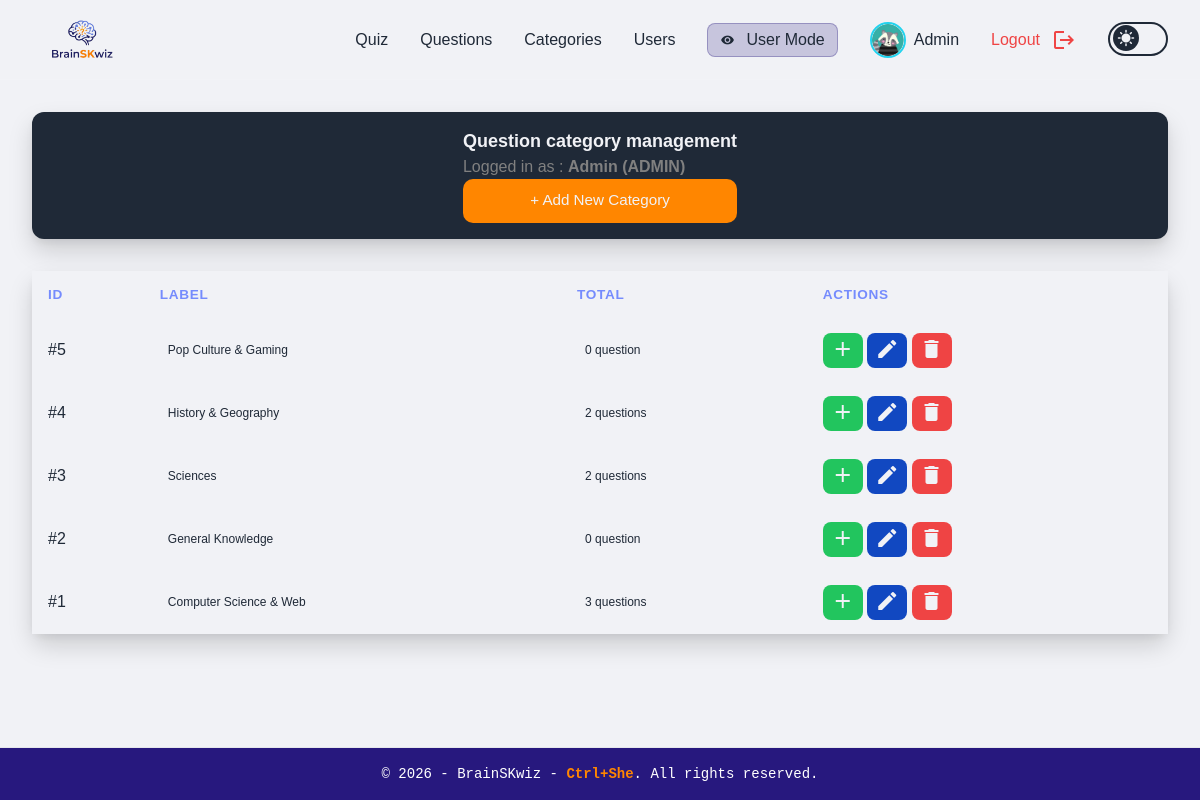
Screenshot of /admin_categories.php (signed in) with the database file from the repository.
### tables this page shows
CREATE TABLE IF NOT EXISTS categories (
    id INT AUTO_INCREMENT PRIMARY KEY,
    label VARCHAR(255) NOT NULL,
    created_at TIMESTAMP DEFAULT CURRENT_TIMESTAMP
);

### src/admin_categories.php (the view, shortened to what this page needs)
<?php
require_once __DIR__ . '/config/db.php';
$query = '
    SELECT c.*, COUNT(q.id) AS total_questions
    FROM categories c
    LEFT JOIN questions q ON q.category_id = c.id
    GROUP BY c.id
    ORDER BY c.id DESC
';
$categories = $pdo->query($query)->fetchAll();
require_once __DIR__ . '/components/header.php';
?>
        <div class="titleBox">
            <div>
                <h1 class="titleText">Question category management</h1>
                <p class="subTitle">
                    Logged in as : <strong><?php echo htmlspecialchars($_SESSION['username'] ?? 'Admin', ENT_QUOTES, 'UTF-8'); ?> (<span class="uppercase"><?php echo htmlspecialchars($_SESSION['role'], ENT_QUOTES, 'UTF-8'); ?></span>)</strong>
                </p>
                <button id="open-modal-btn" class="btn">
                    + Add New Category
                </button>
            </div>
        </div>
        <div class="table">
            <table>
                <thead class="tableTitle">
                    <tr>
                        <th>ID</th>
                        <th>Label</th>
                        <th>Total</th>
                        <th>Actions</th>
                    </tr>
                </thead>
                <tbody id="categories-table-body">
                    <?php foreach($categories as $cat): ?>
                        <tr id="category-row-<?php echo $cat['id']; ?>">
                            <td>#<?php echo $cat['id']; ?></td>
                            <td>
                                <span>
                                    <?php echo htmlspecialchars($cat['label'], ENT_QUOTES, 'UTF-8'); ?>
                                </span>
                            </td>
                            <td>
                                <span>
                                    <?php echo $cat['total_questions'] . ' ' . ($cat['total_questions'] > 1 ? 'questions' : 'question'); ?>
                                </span>
                            </td>
                            <td>
                                <div>
                                    <button
                                        data-id="<?php echo $cat['id']; ?>"
                                        data-label="<?php echo htmlspecialchars($cat['label'], ENT_QUOTES, 'UTF-8'); ?>"
                                        onclick="initManageQuestionsModal(this)"
                                        title="Add Questions"
                                        class="addBtn">
                                        <span class="material-icons">add</span>
                                    </button>
                                    <button
                                        data-id="<?php echo $cat['id']; ?>"
                                        data-label="<?php echo htmlspecialchars($cat['label'], ENT_QUOTES, 'UTF-8'); ?>"
                                        onclick="initEditModal(this)"
                                        title="Edit Category"
                                        class="editBtn">
                                        <span class="material-icons">edit</span>
                                    </button>
                                    <button
                                        onclick="confirmDeleteCategory(<?php echo $cat['id']; ?>)"
                                        title="Delete Category"
                                        class="deleteBtn">
                                        <span class="material-icons">delete</span>
                                    </button>
                                </div>
                            </td>
                        </tr>
                    <?php endforeach; ?>
                </tbody>
            </table>
        </div>
<?php require_once __DIR__ . '/components/footer.php'; ?>

### src/components/header.php (shortened to what this page needs)
<?php
$is_admin = isset($_SESSION['role']) && $_SESSION['role'] === 'admin';
$is_logged = isset($_SESSION['user_id']);
$preview_mode = $is_admin && ($_SESSION['preview_mode'] ?? false);
?>
<!DOCTYPE html>
<html lang="en" class="h-full">
<head>
    <script src="https://cdn.tailwindcss.com"></script>
    <script src="/public/js/tailwind-config.js"></script>
    <link rel="stylesheet" href="/css/style.css">
    <link href="https://api.fontshare.com/v2/css?f[]=clash-display@400,500,600,700&display=swap" rel="stylesheet">
</head>
<body>
<nav class="navbar">
    <a href="index.php" class="logo">
        <img src="/public/logo.png" alt="Logo" id="logoNavBar">
    </a>
    <ul class="nav-menu" id="nav-menu">
        <?php if ($is_admin && !$preview_mode): ?>
            <li><a href="/admin_dashboard.php">Quiz</a></li>
            <li><a href="/admin_questions.php">Questions</a></li>
            <li><a href="/admin_categories.php">Categories</a></li>
            <li><a href="/admin_users.php">Users</a></li>
            <li>
                <a href="?action=toggle_preview" class="bg-primary/20 text-primary border border-primary/30 px-3 py-1 rounded-lg hover:bg-primary hover:text-white transition font-medium flex items-center gap-1">
                    <span class="material-icons text-sm mr-2">visibility</span>
                    User Mode
                </a>
            </li>
        <?php endif; ?>
        <?php if($is_logged): ?>
            <li>
                <a href="/settings.php" class="profile flex justify-center items-center gap-2 m-0">
                    <img
                        id="navbarAvatar"
                        src="/public/avatars/<?= htmlspecialchars($_SESSION['avatar'] ?? 'bee.png') ?>"
                        alt="Avatar"
                        class="w-9 h-9 rounded-full border-2 border-cyan-400 object-cover"
                    >
                    <span><?= htmlspecialchars($_SESSION['username']) ?></span>
                </a>
            </li>
            <li>
                <a href="/logout.php" class="logout flex justify-center items-center gap-2 m-0">
                    Logout
                    <span class="material-icons logout">logout</span>
                </a>
            </li>
        <?php else: ?>
            <li><a href="/login.php">Login</a></li>
        <?php endif; ?>
        <li>
            <label class="switch">
                <span class="slider round">
                    <span id="theme-icon" class="material-icons">sunny</span>
                </span>
            </label>
        </li>
    </ul>
</nav>
<main class="flex-grow w-full max-w-7xl mx-auto px-4 sm:px-6 lg:px-8 py-8 flex flex-col">

### src/components/footer.php
</div> </main>
<footer class="w-full bg-primary border-t border-primary-800 py-4 text-center text-sm text-white font-mono mt-auto">
        <p>&copy; 2026 - BrainSKwiz - <span class="text-accent font-bold hover:accent-hover transition">Ctrl+She</span>. All rights reserved.</p>
</footer>
</body>
</html>

### src/css/style.css (style rules this page uses)
:root { --color-primary: #758bfd; --color-primary-light: #aeb8fe; --color-primary-dark: #27187e; --color-bg: #f1f2f6; --color-text: #1f2937; --color-white: #f1f2f6; --color-black: #1f2937; --color-success: #22c55e; --color-warning: #ff8600; --color-danger: #ef4444; --shadow-modal: 0 4px 6px rgba(0, 0, 0, 0.05), 0 12px 24px rgba(0, 0, 0, 0.15); }
html { height: 100%; }
body { background: var(--color-bg); color: var(--color-text); font-family: 'Clash Display', sans-serif; min-height: 100%; display: flex; flex-direction: column; margin: 0; }
main { flex: 1 0 auto; }
footer { flex-shrink: 0; }
label { display: block; font-size: 0.875rem; font-weight: 500; color: #9ca3af; margin-bottom: 0.25rem; }
.btn { width: 100%; padding: 0.65rem 1rem; background-color: var(--color-primary); border-radius: 10px; color: var(--color-white); font-size: 0.95rem; outline: none; }
#open-modal-btn { background-color: var(--color-warning); }
.navbar { position: sticky; top: 0; display: flex; justify-content: space-between; align-items: center; padding: 0 2rem; height: 80px; background: var(--color-bg); border-bottom: 1px solid rgba(255,255,255,.08); z-index: 1000; }
.logo { display: flex; align-items: center; }
#logoNavBar { height: 55px; width: auto; }
.nav-menu { display: flex; align-items: center; gap: 2rem; list-style: none; margin: 0; padding: 0; }
.nav-menu a { color: var(--color-text); text-decoration: none; font-weight: 500; transition: .2s; }
.logout { color: var(--color-danger) !important; vertical-align: middle; margin-left: 4px; }
.switch { position: relative; display: inline-block; width: 60px; height: 34px; }
.slider { position: absolute; cursor: pointer; top: 0; left: 0; right: 0; bottom: 0; background-color: var(--color-bg); -webkit-transition: .4s; transition: .4s; }
.slider:before { position: absolute; content: ""; height: 26px; width: 26px; left: 3px; bottom: 3px; background-color: var(--color-text); -webkit-transition: .4s; transition: .4s; }
.slider.round { border-radius: 34px; border: 2px solid var(--color-text); }
.slider.round:before { border-radius: 50%; }
#theme-icon { position: absolute; width: 26px; height: 26px; left: 3px; bottom: 3px; display: flex; justify-content: center; align-items: center; font-size: 18px; line-height: 1; color: var(--color-bg); z-index: 2; transition: transform .4s ease; }
.titleBox { display: flex; flex-direction: column; align-items: center; gap: 0.5rem; margin-bottom: 2rem; background-color: var(--color-black); border-radius: 12px; box-shadow: var(--shadow-modal); padding: 1rem; }
.titleText { font-size: large; font-weight: bold; color: var(--color-white); }
.subTitle { color: grey; }
.table { width: 100%; overflow-x: auto; border-radius: 12px; background: var(--color-bg); box-shadow: var(--shadow-modal); }
table { width: 100%; border-collapse: collapse; font-family: inherit; }
thead.tableTitle { background: var(--color-bg); text-align: left; }
thead.tableTitle th { padding: 14px 16px; font-size: 0.85rem; text-transform: uppercase; letter-spacing: 0.05em; color: var(--color-primary); }
tbody tr { background-color: var(--color-bg); }
td { padding: 14px 16px; vertical-align: middle; }
td span { display: inline-block; font-size: 0.75rem; padding: 4px 8px; border-radius: 6px; white-space: nowrap; }
.editBtn { background: #1148c1; color: var(--color-white); }
.deleteBtn { background: var(--color-danger); color: var(--color-white); }
.addBtn { background-color: var(--color-success); color: var(--color-white); }
button { cursor: pointer; border-radius: 8px; padding: 6px 10px; font-size: 0.75rem; }

### rows the page displays
categories: id "5", label "Pop Culture & Gaming", total_questions "0"
categories: id "4", label "History & Geography", total_questions "2"
categories: id "3", label "Sciences", total_questions "2"
categories: id "2", label "General Knowledge", total_questions "0"
categories: id "1", label "Computer Science & Web", total_questions "3"

### other values shown
$_SESSION['username'] "Admin"
$_SESSION['role'] "ADMIN"
